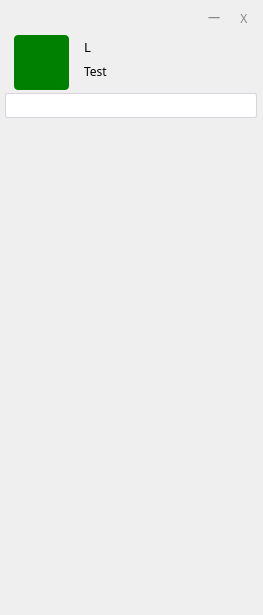
<?xml version="1.0" encoding="UTF-8"?>
<ui version="4.0">
 <class>Talk</class>
 <widget class="QWidget" name="Talk">
  <property name="geometry">
   <rect>
    <x>0</x>
    <y>0</y>
    <width>263</width>
    <height>615</height>
   </rect>
  </property>
  <property name="windowTitle">
   <string>Form</string>
  </property>
  <property name="layoutDirection">
   <enum>Qt::LeftToRight</enum>
  </property>
  <property name="autoFillBackground">
   <bool>false</bool>
  </property>
  <property name="styleSheet">
   <string notr="true"/>
  </property>
  <widget class="QLabel" name="label">
   <property name="geometry">
    <rect>
     <x>199</x>
     <y>3</y>
     <width>30</width>
     <height>30</height>
    </rect>
   </property>
   <property name="font">
    <font>
     <family>微软雅黑</family>
    </font>
   </property>
   <property name="styleSheet">
    <string notr="true">QLabel{
   color:rgb(134, 134, 134);
}
QLabel:hover{
   background-color:rgb(58,149,222);
   color:white;

}</string>
   </property>
   <property name="text">
    <string>一</string>
   </property>
   <property name="alignment">
    <set>Qt::AlignCenter</set>
   </property>
  </widget>
  <widget class="QLabel" name="label_2">
   <property name="geometry">
    <rect>
     <x>229</x>
     <y>3</y>
     <width>30</width>
     <height>30</height>
    </rect>
   </property>
   <property name="font">
    <font>
     <family>微软雅黑</family>
    </font>
   </property>
   <property name="styleSheet">
    <string notr="true">QLabel{
   color:rgb(134, 134, 134);;
}
QLabel:hover{
  background-color:rgb(212, 64, 39);
  color:rgb(255, 255, 255);
}</string>
   </property>
   <property name="text">
    <string>X</string>
   </property>
   <property name="alignment">
    <set>Qt::AlignCenter</set>
   </property>
  </widget>
  <widget class="QWidget" name="widget" native="true">
   <property name="geometry">
    <rect>
     <x>4</x>
     <y>33</y>
     <width>254</width>
     <height>801</height>
    </rect>
   </property>
   <property name="styleSheet">
    <string notr="true"/>
   </property>
   <widget class="QLabel" name="label_3">
    <property name="geometry">
     <rect>
      <x>10</x>
      <y>2</y>
      <width>55</width>
      <height>55</height>
     </rect>
    </property>
    <property name="cursor">
     <cursorShape>ArrowCursor</cursorShape>
    </property>
    <property name="styleSheet">
     <string notr="true">QLabel{
   background-color:green;
  border-radius:4px;
  background-image:url(':/kobe_1.jpg');

}
QLabel:hover{
   border:2px solid rgb(12, 255, 235);
}</string>
    </property>
    <property name="text">
     <string/>
    </property>
   </widget>
   <widget class="QLabel" name="label_6">
    <property name="geometry">
     <rect>
      <x>80</x>
      <y>4</y>
      <width>161</width>
      <height>20</height>
     </rect>
    </property>
    <property name="font">
     <font>
      <family>微软雅黑</family>
      <pointsize>10</pointsize>
     </font>
    </property>
    <property name="text">
     <string>L</string>
    </property>
   </widget>
   <widget class="QLabel" name="label_7">
    <property name="geometry">
     <rect>
      <x>80</x>
      <y>30</y>
      <width>161</width>
      <height>16</height>
     </rect>
    </property>
    <property name="font">
     <font>
      <family>微软雅黑</family>
     </font>
    </property>
    <property name="text">
     <string>Test</string>
    </property>
   </widget>
   <widget class="QWidget" name="widget_2" native="true">
    <property name="geometry">
     <rect>
      <x>2</x>
      <y>90</y>
      <width>251</width>
      <height>430</height>
     </rect>
    </property>
   </widget>
   <widget class="QWidget" name="horizontalLayoutWidget">
    <property name="geometry">
     <rect>
      <x>0</x>
      <y>530</y>
      <width>261</width>
      <height>51</height>
     </rect>
    </property>
    <layout class="QHBoxLayout" name="horizontalLayout">
     <property name="spacing">
      <number>0</number>
     </property>
     <property name="rightMargin">
      <number>0</number>
     </property>
     <item>
      <widget class="QLabel" name="label_9">
       <property name="styleSheet">
        <string notr="true">QLabel{
  background:url(':/QQwhite.png');
}
QLabel:hover{
  background:url(':/QQgreen.png');
}</string>
       </property>
       <property name="text">
        <string/>
       </property>
       <property name="alignment">
        <set>Qt::AlignCenter</set>
       </property>
      </widget>
     </item>
     <item>
      <widget class="QLabel" name="label_10">
       <property name="styleSheet">
        <string notr="true">QLabel{
  background:url(':/contact_white.png');
}
QLabel:hover{
  background:url(':/contact_green.png');
}</string>
       </property>
       <property name="text">
        <string/>
       </property>
       <property name="alignment">
        <set>Qt::AlignCenter</set>
       </property>
      </widget>
     </item>
     <item>
      <widget class="QLabel" name="label_8">
       <property name="styleSheet">
        <string notr="true">QLabel{
  background:url(':/monments_white.png');
}
QLabel:hover{
  background:url(':/monments_green.png');
}</string>
       </property>
       <property name="text">
        <string/>
       </property>
       <property name="alignment">
        <set>Qt::AlignCenter</set>
       </property>
      </widget>
     </item>
    </layout>
   </widget>
   <widget class="QLineEdit" name="lineEdit">
    <property name="geometry">
     <rect>
      <x>1</x>
      <y>60</y>
      <width>252</width>
      <height>25</height>
     </rect>
    </property>
    <property name="font">
     <font>
      <family>微软雅黑</family>
     </font>
    </property>
    <property name="styleSheet">
     <string notr="true">QLineEdit{
  border:1px solid rgb(219, 211, 222);
  border-radius:2px;
}</string>
    </property>
   </widget>
  </widget>
  <widget class="QLabel" name="label_5">
   <property name="geometry">
    <rect>
     <x>166</x>
     <y>3</y>
     <width>31</width>
     <height>31</height>
    </rect>
   </property>
   <property name="styleSheet">
    <string notr="true">border-image:url(':/myicon_2.png');
</string>
   </property>
   <property name="text">
    <string/>
   </property>
  </widget>
  <widget class="QLabel" name="label_4">
   <property name="geometry">
    <rect>
     <x>10</x>
     <y>3</y>
     <width>40</width>
     <height>30</height>
    </rect>
   </property>
   <property name="styleSheet">
    <string notr="true"/>
   </property>
   <property name="text">
    <string/>
   </property>
  </widget>
 </widget>
 <resources/>
 <connections/>
</ui>
